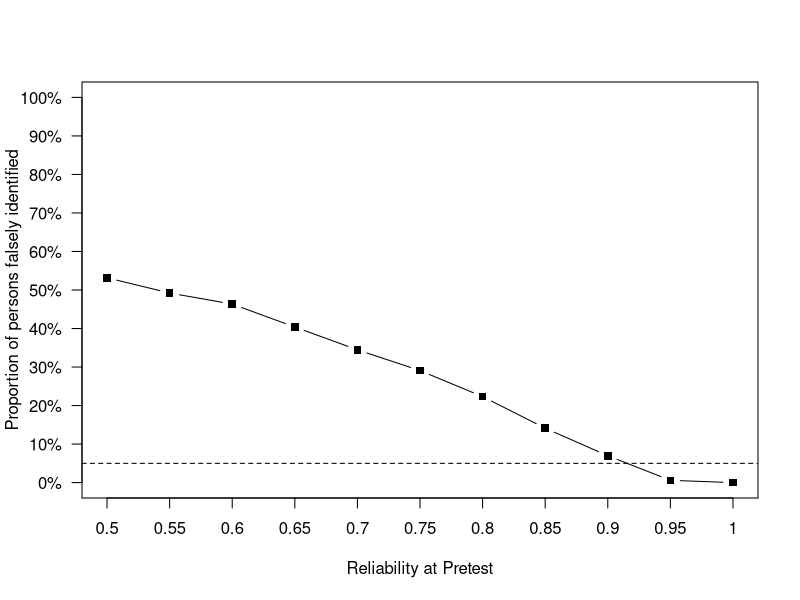

The R script that drew this image:
##### Toy example to show that RCI is not qualified as a norming method #####
##### Zhengguo Gu Tilburg University 

set.seed(110)

sample_size <- 10000
rel_sample <- c(.5, .55, .6, .65, .7, .75, .8, .85, .9, .95, 1)
false_reliaChange <- array()
rel_samp1 <- array()
rel_samp2 <- array()
for(i in 1:length(rel_sample)){
  samp_T1 <- rnorm(sample_size, 0, sqrt(8.45^2*0.91))
  samp_X1 <- samp_T1 + rnorm(sample_size, 0, sqrt(var(samp_T1)/rel_sample[i]-var(samp_T1)))
  rel_samp1[i] <- var(samp_T1)/var(samp_X1)

#suppose no change in True scores.
  samp_X2 <- samp_T1 + rnorm(sample_size, 0, sqrt(var(samp_T1)/rel_sample[i]-var(samp_T1)))
  rel_samp2[i] <- var(samp_T1)/var(samp_X2)
  false_reliaChange[i] <- sum(abs(samp_X2 - samp_X1)>7)/sample_size
  
}

ytick <- paste(c(0,seq(1:10))*10, "%", sep = "")

plot(false_reliaChange, type = "b", xlab = "Reliability at Pretest", ylab = "Proportion of persons falsely identified", xaxt="n", yaxt="n", ylim=c(0,1), pch = 15)
abline(h=c(.05), lty=2)
axis(1, at=1:11,labels=rel_sample, las=1)
axis(2, at=seq(0, 1, by = .1),labels = ytick, las=1)


